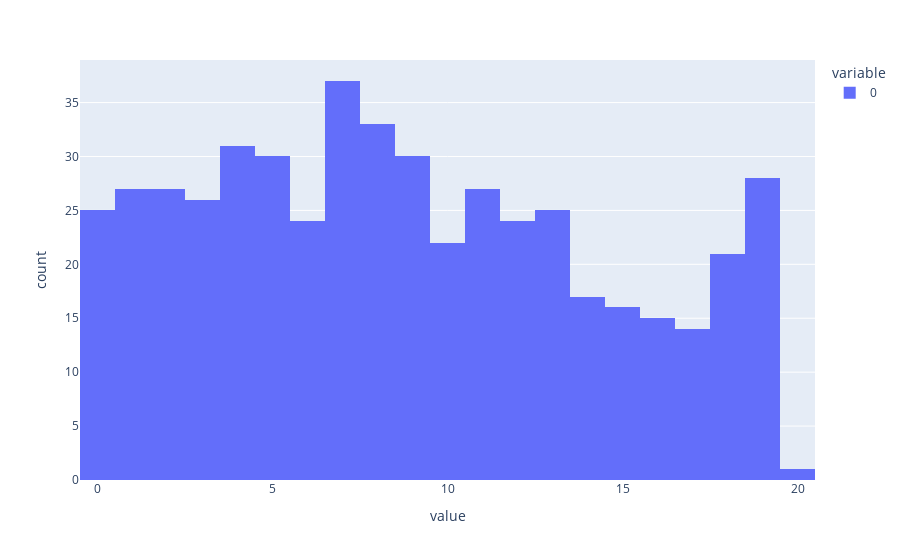

Notebook code cell kept with this figure:
### Code cell
sim.buy_frequency_bar_plot

### Figure 1 — Plotly figure (JSON) as saved in the notebook; plotly's stock layout.template omitted (floating-point values rounded to 4 significant figures; data arrays with more than 128 entries replaced by an {"elided": "..."} marker saying what was removed)
{"data": [{"alignmentgroup": "True", "bingroup": "x", "hovertemplate": "variable=0<br>value=%{x}<br>count=%{y}<extra></extra>", "legendgroup": "0", "marker": {"color": "#636efa", "pattern": {"shape": ""}}, "name": "0", "nbinsx": 30, "offsetgroup": "0", "orientation": "v", "showlegend": true, "type": "histogram", "x": {"elided": "500 int values"}, "xaxis": "x", "yaxis": "y"}], "layout": {"barmode": "relative", "legend": {"title": {"text": "variable"}, "tracegroupgap": 0}, "margin": {"t": 60}, "xaxis": {"anchor": "y", "domain": [0, 1], "title": {"text": "value"}}, "yaxis": {"anchor": "x", "domain": [0, 1], "title": {"text": "count"}}}}
